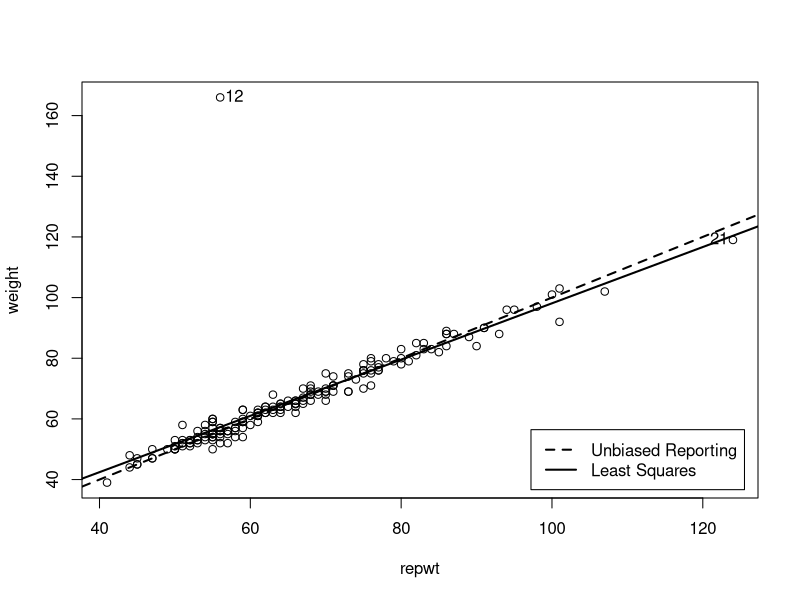
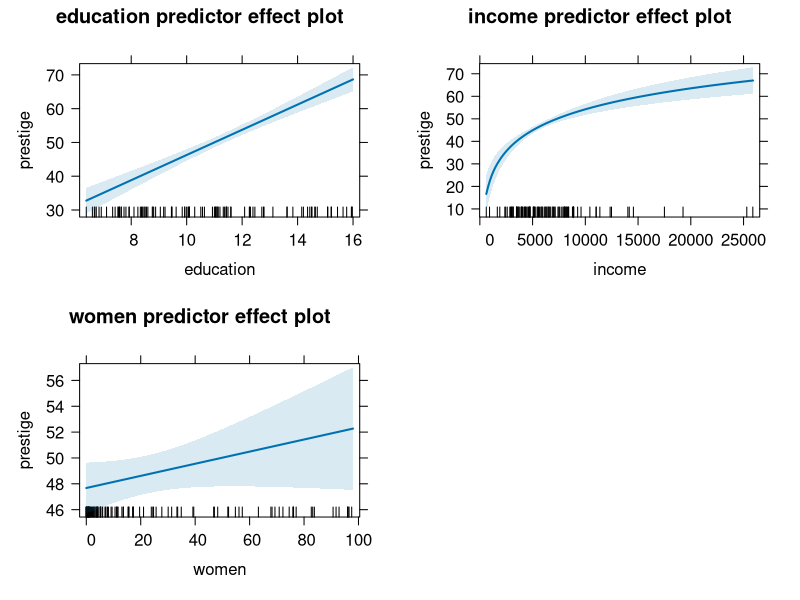
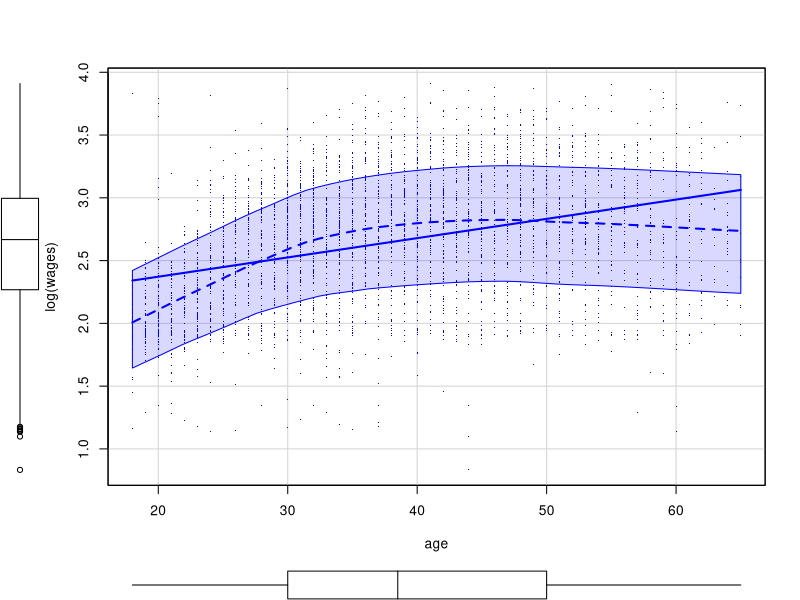
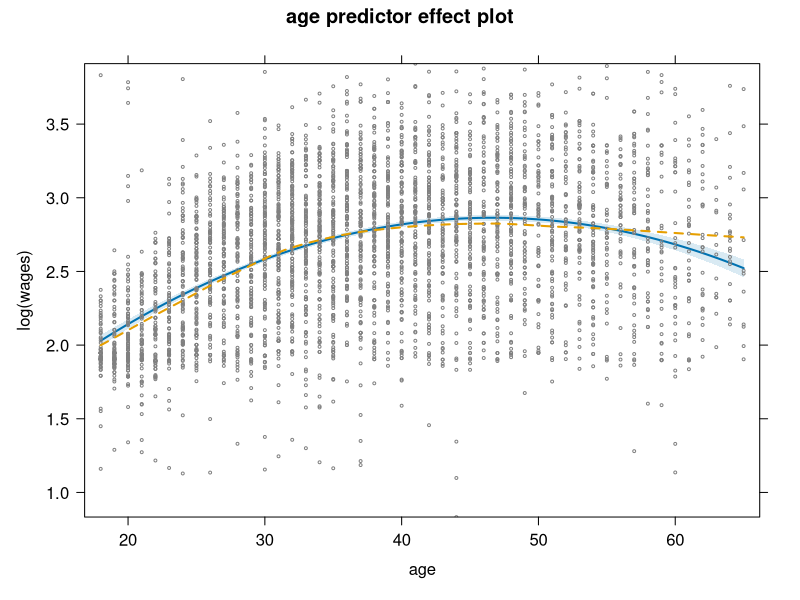
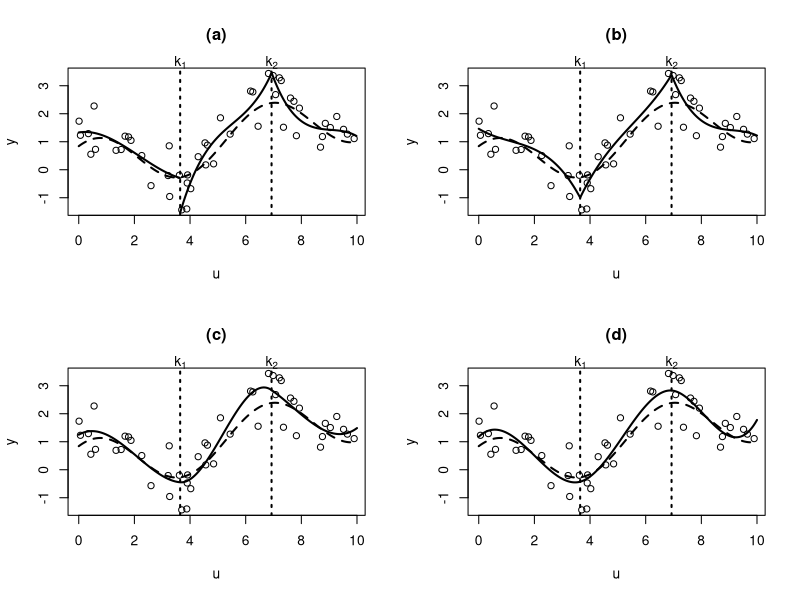
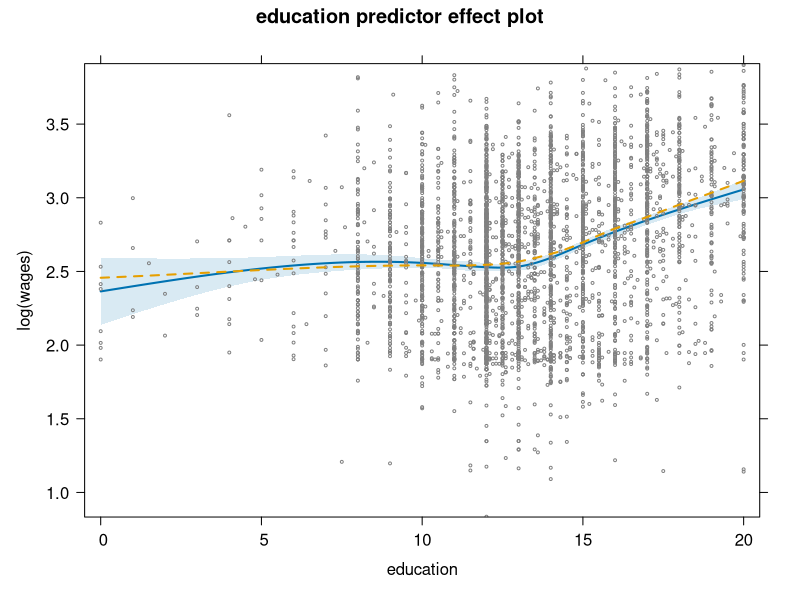
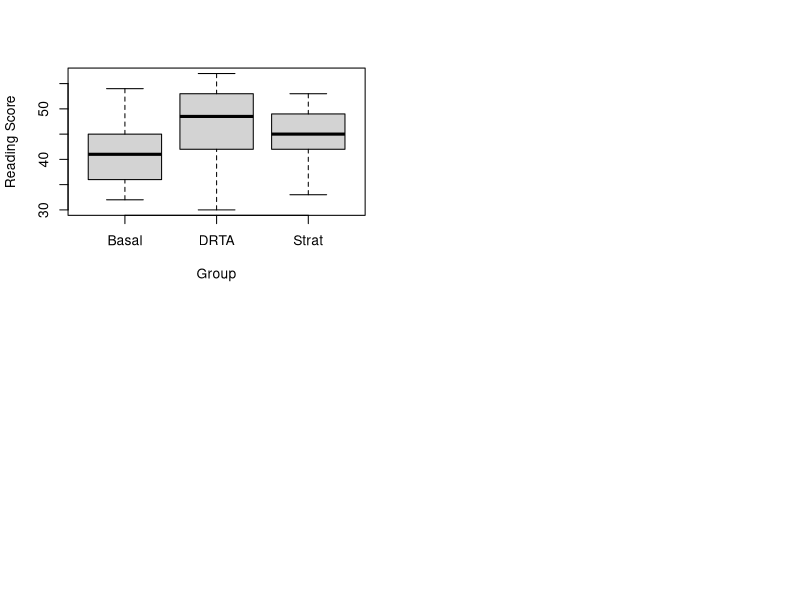
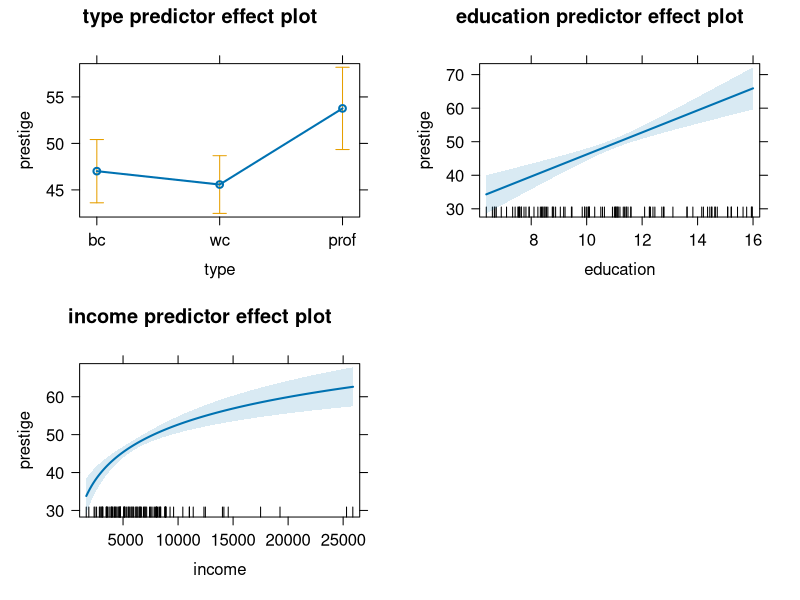

Reproduce these figures in R, in order.
##-----------------------------------------------------##
##  An R Companion to Applied Regression, 3rd Edition  ##
##      J. Fox and S. Weisberg, Sage Publications      ##
##               Script for Chapter  4                 ##
##-----------------------------------------------------##

library("car")
summary(Davis)

davis.mod <- lm(weight ~ repwt, data=Davis)

davis.mod

S(davis.mod)

Confint(davis.mod)

plot(weight ~ repwt, data=Davis)
abline(0, 1, lty="dashed", lwd=2)
abline(davis.mod, lwd=2)
legend("bottomright", c("Unbiased Reporting", "Least Squares"),
       lty=c("dashed", "solid"), lwd=2, inset=0.02)
with(Davis, showLabels(repwt, weight, n=2, method="mahal"))

davis.mod.2 <- update(davis.mod, subset=-12)
S(davis.mod.2)

compareCoefs(davis.mod, davis.mod.2)
Confint(davis.mod.2)

summary(Prestige)

prestige.mod <- lm(prestige ~ education + log2(income) + women,
    data=Prestige)
S(prestige.mod)

pc <- coef(prestige.mod)
pc2 <- round(pc, 2)
pc4 <- round(pc, 4)

brief(Transact)

S(trans.1 <- lm(time ~ t1 + t2, data=Transact))

Transact.s <- scale(Transact)
round(var(Transact.s), digits=3)
round(colMeans(Transact.s), digits=10)

trans.s <- update(trans.1, data=as.data.frame(Transact.s))
S(trans.s, brief=TRUE)

sapply(Transact, sd)

meanInc <- round(mean(Prestige$income), 0)
meanWo <-  round(mean(Prestige$women), 2)
int <- round(pc[1] + pc[3] * log2(meanInc) + pc[4] * meanWo, 2)

library("effects")

plot(predictorEffects(prestige.mod))

summary(SLID)
nrow(SLID)

scatterplot(log(wages) ~ age, data=SLID,
    subset = age >= 18 & age <= 65, pch=".")

brief(mod.quad.1 <- lm(log(wages) ~ poly(age, 2, raw=TRUE),
                  data=SLID, subset = age >= 18 & age <= 65))
brief(mod.quad.2 <- update(mod.quad.1, ~ age + I(age^2)))
brief(mod.quad.3 <- update(mod.quad.1, ~ poly(age, 2)))

plot(predictorEffects(mod.quad.1, residuals=TRUE),
     partial.residuals=list(cex=0.35, col=gray(0.5), lty=2))

x <- seq(0, 10, length=500)
y <- sin(x+1) + x/5

set.seed(12345)
xx <- runif(50, 0, 10)
yy <- sin(xx+1) + xx/5  + 0.5*rnorm(50)
k <- quantile(xx, c(1/3, 2/3))
group <- cut(xx, breaks=c(-Inf, k, Inf))

par(mfrow=c(2,2))

# discontinuous cubic

plot(xx, yy, xlab="u", ylab="y", main="(a)")
mods <- by(data.frame(xx=xx, yy=yy, group=group), group,
           function(df) lm(yy ~ poly(xx, 3), data=df))
lines(x, y, lty=2, lwd=2)
abline(v=k, lty=3, lwd=2)
text(k, 0.2 + rep(par("usr")[4], 2), c(expression(k[1]), expression(k[2])), xpd=TRUE)
kk <- c(0, k, 10)
for (i in 1:3){
    x1 <- x[x >= kk[i] & x < kk[i+1]]
    y1 <- predict(mods[[i]], list(xx=x1))
    lines(x1, y1, lwd=2)
}

# continuous cubic

xx1 <- xx
xx2 <- (xx - k[1]) * (xx > k[1])
xx3 <- (xx - k[2]) * (xx > k[2])
mod <- lm(yy ~ xx1 + I(xx1^2) + I(xx1^3)
          + xx2 + I(xx2^2) + I(xx2^3)
          + xx3 + I(xx3^2) + I(xx3^3))
plot(xx, yy, xlab="u", ylab="y", main="(b)")
lines(x, y, lty=2, lwd=2)
abline(v=k, lty=3, lwd=2)
text(k, 0.2 + rep(par("usr")[4], 2), c(expression(k[1]), expression(k[2])), xpd=TRUE)
x1 <- x
x2 <- (x - k[1]) * (x > k[1])
x3 <- (x - k[2]) * (x > k[2])
lines(x, predict(mod, list(xx1=x1, xx2=x2, xx3=x3)), lwd=2)

# continuous slope

mod <- lm(yy ~ xx1 + I(xx1^2) + I(xx1^3)
          + I(xx2^2) + I(xx2^3)
          + I(xx3^2) + I(xx3^3))
plot(xx, yy, xlab="u", ylab="y", main="(c)")
lines(x, y, lty=2, lwd=2)
abline(v=k, lty=3, lwd=2)
text(k, 0.2 + rep(par("usr")[4], 2), c(expression(k[1]), expression(k[2])), xpd=TRUE)
x1 <- x
x2 <- (x - k[1]) * (x > k[1])
x3 <- (x - k[2]) * (x > k[2])
lines(x, predict(mod, list(xx1=x1, xx2=x2, xx3=x3)), lwd=2)

# continuous slope and curvature

plot(xx, yy, xlab="u", ylab="y", main="(d)")
lines(x, y, lty=2, lwd=2)
abline(v=k, lty=3, lwd=2)
text(k, 0.2 + rep(par("usr")[4], 2), c(expression(k[1]), expression(k[2])), xpd=TRUE)
mod <- lm(yy ~ xx1 + I(xx1^2) + I(xx1^3)
          + I(xx2^3)
          + I(xx3^3))
x1 <- x
x2 <- (x - k[1]) * (x > k[1])
x3 <- (x - k[2]) * (x > k[2])
lines(x, predict(mod, list(xx1=x1, xx2=x2, xx3=x3)), lwd=2)

library("splines")
mod.spline <- update(mod.quad.1, ~ ns(education, df=5))
plot(predictorEffects(mod.spline, residuals=TRUE),
     partial.residuals=list(cex=0.35, col=gray(0.5), lty=2))

Prestige$type
class(Prestige$type)

Prestige$type <- factor(Prestige$type,
    levels=c("bc", "wc", "prof"))
levels(Prestige$type)

x <- c(2, 2, 4, 4, 4, 8, 8, 8)

(fact.x <- factor(x,
    labels=c(paste(c(2, 4, 8), "hours", sep="-"))))

as.factor(x)

as.numeric(fact.x)

c(2, 4, 8)[as.numeric(fact.x)]

as.character(fact.x)

(z <- factor(rep(c("a", "b", "c", "d"), c(3, 2, 4, 1))))

model.matrix(~ z)

contrasts(z)

summary(Baumann[, c(1, 6)])

xtabs(~ group, data=Baumann)

Tapply(post.test.3 ~ group, mean, data=Baumann)
Tapply(post.test.3 ~ group, sd, data=Baumann)

plot(post.test.3 ~ group, data=Baumann, xlab="Group",
    ylab="Reading Score")

S(baum.mod.1 <- lm(post.test.3 ~ group, data=Baumann))

library("emmeans")
emmeans(baum.mod.1, pairwise ~ group)

emmeans(baum.mod.1, trt.vs.ctrl ~ group)

prestige.mod.1 <- update(prestige.mod, ~ . - women + type)
S(prestige.mod.1)

bhat <- coef(prestige.mod.1)
int1 <- round(bhat[1], 2)
int2 <- round(bhat[1] + bhat[4], 2)
int3 <- round(bhat[1] + bhat[5], 2)
sl1 <- round(bhat[2], 2)
sl2 <- round(bhat[3], 2)
bhat <- round(bhat, 2)

plot(predictorEffects(prestige.mod.1,
      predictors = ~ type + education + income))

emmeans(prestige.mod.1, pairwise ~ type)$contrasts

set.seed(12345)

some(model.matrix(~ type + education + education:type,
    data=Prestige), 8)

prestige.mod.2 <- update(prestige.mod.1,
    . ~ . + education:type + log2(income):type)
S(prestige.mod.2)

plot(predictorEffects(prestige.mod.2, ~ education),
     lattice=list(key.args=list(cex=.8, cex.title=.8)),
     lines=list(multiline=TRUE))

plot(predictorEffects(prestige.mod.2, ~ education))


plot(predictorEffects(prestige.mod.2, ~ income),
     lines=list(multiline=TRUE))

plot(predictorEffects(prestige.mod.2, ~ type,
    xlevels=list(income=c(1000, 5000, 8000, 12000),
        education=c(8, 10, 12, 14))),
    lines=list(multiline=TRUE), confint=list(style="bars"))

mod.slid.int <- lm(log(wages) ~
    sex*(ns(education, df=5) + poly(age, degree=2)), data=SLID,
    subset = age >= 18 & age <= 65)
plot(predictorEffects(mod.slid.int,
        predictors = ~ education + age,
        transformation=list(link=log, inverse=exp)),
     lines=list(multiline=TRUE), confint=list(style="bands"),
     axes=list(y=list(lab="Hourly Wage Rate")))


GSS16 <- na.omit(subset(GSSvocab, year=="2016",
    select=c("vocab", "ageGroup", "nativeBorn")))

xtabs(~ nativeBorn + ageGroup, data=GSS16)

Tapply(vocab ~ nativeBorn + ageGroup, mean, data=GSS16)
Tapply(vocab ~ nativeBorn + ageGroup, sd, data=GSS16)

library(lattice)
histogram(~ vocab | ageGroup + nativeBorn, data=GSS16,
    breaks=seq(-.5, 10.5, length=12))

mod.vocab.1 <- lm(vocab ~ nativeBorn*ageGroup, data=GSS16)

data.frame(coef.name=paste("b", 0:9, sep=""),
    estimate=coef(mod.vocab.1))

Effect(c("nativeBorn", "ageGroup"), mod.vocab.1)

plot(Effect(c("nativeBorn", "ageGroup"), mod.vocab.1),
    main= "(a) Interaction Model", confint=list(style="bars"),
    lines=list(multiline=TRUE), ylim=c(3.5, 6.5))

mod.vocab.2 <- update(mod.vocab.1, . ~ . - nativeBorn:ageGroup)
plot(Effect(c("nativeBorn", "ageGroup"), mod.vocab.2),
    main="(b) Main-Effects Model", lines=list(multiline=TRUE),
    confint=list(style="bars"), ylim=c(3.5,6.5))

emmeans(mod.vocab.1, pairwise ~ nativeBorn | ageGroup)$contrasts


emmeans(mod.vocab.2, pairwise ~ nativeBorn)$contrasts
emmeans(mod.vocab.2, pairwise ~ ageGroup)$contrasts

mod.vocab.3 <- lm(vocab ~ year + educGroup + gender +
    nativeBorn*ageGroup, data=GSSvocab)

plot(predictorEffects(mod.vocab.3, ~ . - nativeBorn),
    axes=list(x=list(rotate=45)), lines=list(multiline=TRUE),
    confint=list(style="bars"))

mod.slid.fullquad <- lm(log(wages) ~
    poly(age, education, degree=2, raw=TRUE),
    data=SLID, subset = age >= 18 & age <= 65)

plot(predictorEffects(mod.slid.fullquad,
    xlevels=list(education=4, age=4)), multiline=TRUE)

getOption("contrasts")

with(Prestige, contrasts(type))

Prestige$type1 <- Prestige$type
contrasts(Prestige$type1) <-
    contr.treatment(levels(Prestige$type1), base=3)
contrasts(Prestige$type1)

Prestige$type2 <- relevel(Prestige$type, ref="prof")

contrasts(Prestige$type2)

contrasts(Prestige$type) <- "contr.SAS"
contrasts(Prestige$type)

contrasts(Prestige$type) <- "contr.helmert"
contrasts(Prestige$type)

contrasts(Prestige$type) <- "contr.sum"
contrasts(Prestige$type)

contrasts(Prestige$type) <- "contr.Treatment"
contrasts(Prestige$type)
contrasts(Prestige$type) <- "contr.Sum"
contrasts(Prestige$type)

options(contrasts=c("contr.Sum", "contr.poly"))

Duncan$type.ord <- ordered(Duncan$type,
    levels=c("bc", "wc", "prof"))
Duncan$type.ord
round(contrasts(Duncan$type.ord), 3)

S(lm(prestige ~ type.ord, data=Duncan))
Tapply(prestige ~ type.ord, mean, data=Duncan)

dosage <- c(1, 4, 8, 1, 4, 8, 1, 4)

X <- poly(dosage, degree=2)
round(X, 3)
zapsmall(cor(X))

(X2 <- poly(dosage, degree=2, raw=TRUE))
round(cor(X2), 3)

options(contrasts=c("contr.treatment", "contr.poly"))

C <- matrix(c(1, -0.5, -0.5,  0, 1, -1), 3, 2)
colnames(C) <- c(":Basal vs. DRTA & Strat", ":DRTA vs. Strat")
rownames(C) <- c("Basal", "DRTA", "Strat")
C

contrasts(Baumann$group) <- C
S(lm(post.test.3 ~ group, data=Baumann))

S(prestige.mod.4 <- update(prestige.mod.1, . ~ . - 1))


summary(nutrition)

xtabs(~ race + age, data=nutrition)

mod.nut.1 <- lm(gain ~ race*age, data=nutrition)

S(mod.nut.1, brief=TRUE)

Effect(c("race", "age"), mod.nut.1)

(mod.nut.2 <- update(mod.nut.1, ~ . - race:age))
Effect(c("race", "age"), mod.nut.2)

args("lm")

(lm(prestige ~ I(income + education), data=Duncan))

(f <- factor(rep(LETTERS[1:3], each=3)))
(x <- rep(1:3, 3))
model.matrix(~ f/x)
model.matrix(~ x:f)
